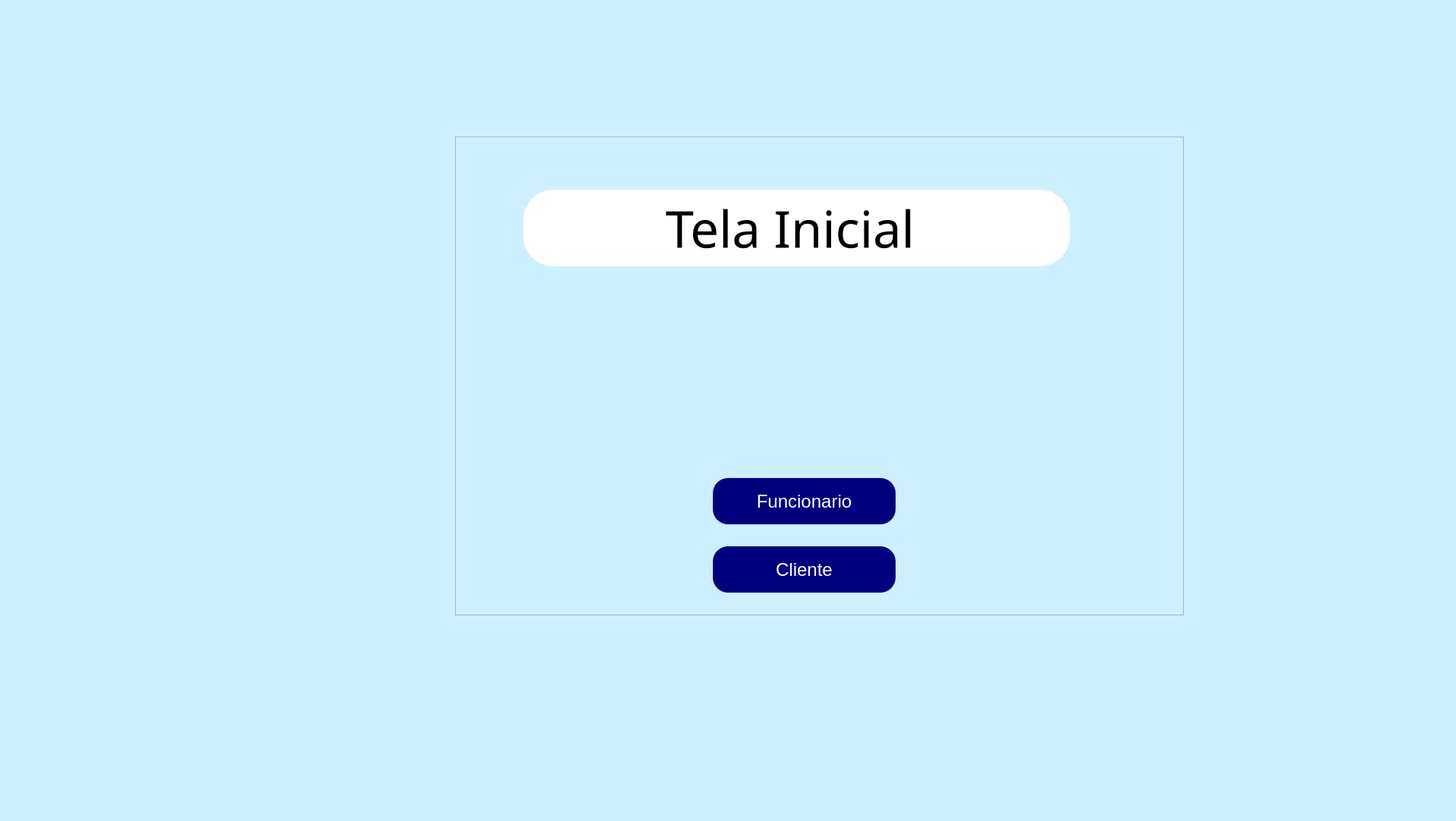
<?xml version="1.0" encoding="UTF-8"?>
<ui version="4.0">
 <class>tela_inicial</class>
 <widget class="QMainWindow" name="tela_inicial">
  <property name="geometry">
   <rect>
    <x>0</x>
    <y>0</y>
    <width>1920</width>
    <height>1082</height>
   </rect>
  </property>
  <property name="windowTitle">
   <string>Kitton Informática </string>
  </property>
  <property name="windowIcon">
   <iconset>
    <normaloff>../../../Downloads/Logomarca Ícone.ico</normaloff>../../../Downloads/Logomarca Ícone.ico</iconset>
  </property>
  <property name="styleSheet">
   <string notr="true">background-color: rgb(205,240,255);</string>
  </property>
  <widget class="QWidget" name="centralwidget">
   <widget class="QFrame" name="frame">
    <property name="geometry">
     <rect>
      <x>600</x>
      <y>180</y>
      <width>961</width>
      <height>631</height>
     </rect>
    </property>
    <property name="font">
     <font>
      <family>Arial</family>
     </font>
    </property>
    <property name="frameShape">
     <enum>QFrame::StyledPanel</enum>
    </property>
    <property name="frameShadow">
     <enum>QFrame::Raised</enum>
    </property>
    <widget class="QLabel" name="Tela_inicial">
     <property name="geometry">
      <rect>
       <x>90</x>
       <y>70</y>
       <width>721</width>
       <height>101</height>
      </rect>
     </property>
     <property name="font">
      <font>
       <family>Segoe Print</family>
       <pointsize>50</pointsize>
      </font>
     </property>
     <property name="styleSheet">
      <string notr="true">background-color: rgb(255, 255, 255);
border-radius: 40px;</string>
     </property>
     <property name="text">
      <string>Tela Inicial </string>
     </property>
     <property name="alignment">
      <set>Qt::AlignCenter</set>
     </property>
    </widget>
    <widget class="QLabel" name="label">
     <property name="geometry">
      <rect>
       <x>340</x>
       <y>210</y>
       <width>231</width>
       <height>211</height>
      </rect>
     </property>
     <property name="text">
      <string/>
     </property>
     <property name="pixmap">
      <pixmap>Logomarca (1).png</pixmap>
     </property>
     <property name="scaledContents">
      <bool>true</bool>
     </property>
    </widget>
    <widget class="QPushButton" name="botaofun">
     <property name="geometry">
      <rect>
       <x>340</x>
       <y>450</y>
       <width>241</width>
       <height>61</height>
      </rect>
     </property>
     <property name="font">
      <font>
       <family>Arial</family>
       <pointsize>18</pointsize>
      </font>
     </property>
     <property name="cursor">
      <cursorShape>PointingHandCursor</cursorShape>
     </property>
     <property name="styleSheet">
      <string notr="true">QPushButton{
background-color: rgb(0, 0, 127);
	color: rgb(255, 255, 255);
border-radius: 20px;
}
QPushButton:hover
{
   background-color:white;
	color: rgb(0, 0, 0);
}</string>
     </property>
     <property name="text">
      <string>Funcionario</string>
     </property>
    </widget>
    <widget class="QPushButton" name="botaocli">
     <property name="geometry">
      <rect>
       <x>340</x>
       <y>540</y>
       <width>241</width>
       <height>61</height>
      </rect>
     </property>
     <property name="font">
      <font>
       <family>Arial</family>
       <pointsize>18</pointsize>
      </font>
     </property>
     <property name="cursor">
      <cursorShape>PointingHandCursor</cursorShape>
     </property>
     <property name="styleSheet">
      <string notr="true">QPushButton{
background-color: rgb(0, 0, 127);
	color: rgb(255, 255, 255);
border-radius: 20px;
}
QPushButton:hover
{
   background-color:white;
	color: rgb(0, 0, 0);
}</string>
     </property>
     <property name="text">
      <string>Cliente</string>
     </property>
    </widget>
   </widget>
  </widget>
 </widget>
 <resources/>
 <connections/>
</ui>
